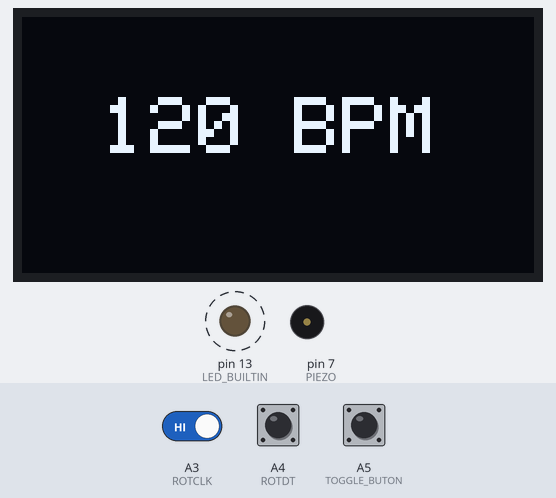
Recording of a sketch running on a simulated Arduino Uno, built with avr-gcc and run on an emulated ATmega328P. Parts: 128×64 one-colour display, output pins drawn as LEDs (lit = HIGH), buzzer (waves = sounding). Dashed ring = blinking. Inputs (shaded band) come from the test bench; at power-on: A3 (ROTCLK) HIGH, A5 (TOGGLE_BUTON) LOW, A4 (ROTDT) HIGH. MIDI output is not drawn; pins used as bus, display or sensor lines are not drawn.

Above: at 1.2 s.
1.3 s: A3 (ROTCLK) driven LOW
At 1.61 s:
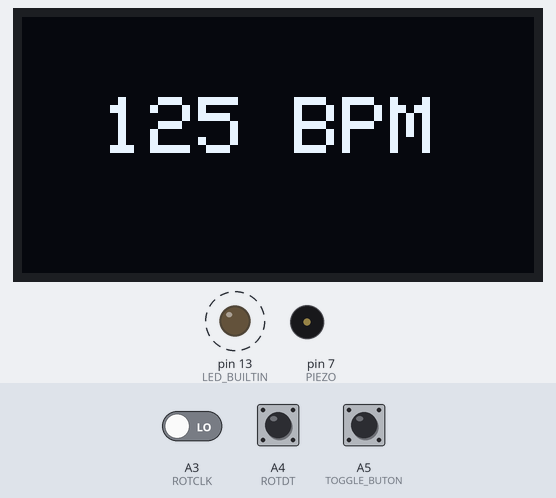
3.3 s: A5 (TOGGLE_BUTON) pulled HIGH for 0.15 s
At 4.6 s:
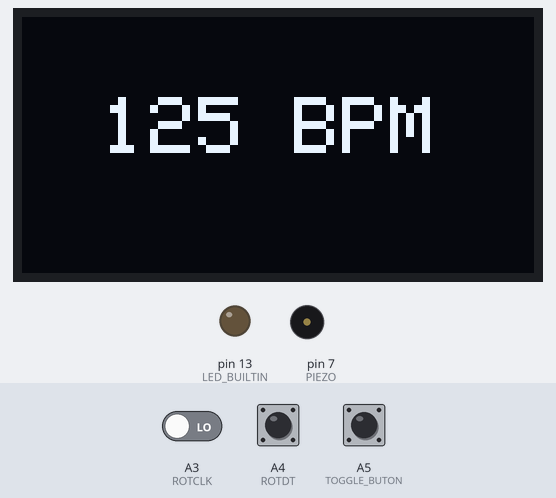
4.9 s: A5 (TOGGLE_BUTON) pulled HIGH for 1 s
At 6.22 s:
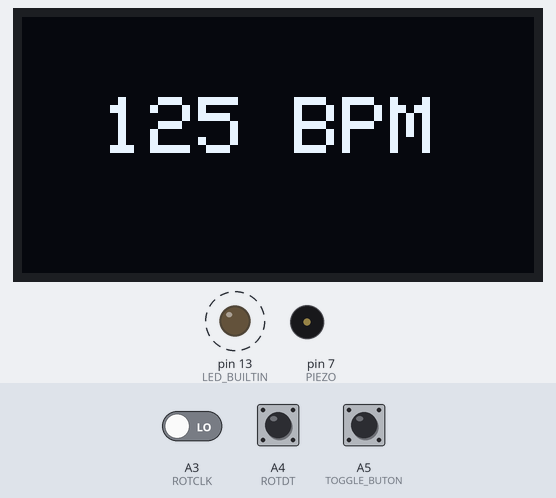
Timing chart, 0 to 12.5 s (numbered marks = the images above; inputs shaded):
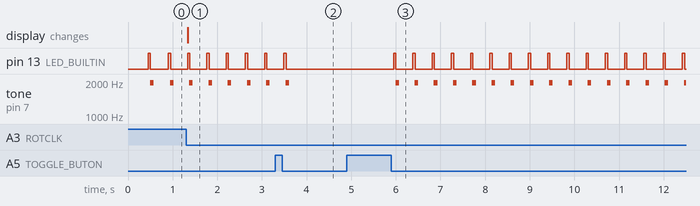

The sketch:

metronome.ino
```cpp
#include <SPI.h>
#include <Wire.h>
#include <Adafruit_GFX.h>
#include <Adafruit_SSD1306.h>
#include <MIDI.h>
#define SCREEN_WIDTH 128 // OLED display width, in pixels
#define SCREEN_HEIGHT 64 // OLED display height, in pixels.
#define OLED_RESET     -1 // Reset pin # (or -1 if sharing Arduino reset pin)
#define SCREEN_ADDRESS 0x3D ///< See datasheet for Address; 0x3D for 128x64, 0x3C for 128x32
Adafruit_SSD1306 display(SCREEN_WIDTH, SCREEN_HEIGHT, &Wire, OLED_RESET);


//BUTTON DECLARATION
#define ROTDT  A4
#define ROTCLK A3
#define TOGGLE_BUTON A5

unsigned long TimeOfLastDebounce = 0;
unsigned int DelayofDebounce = 0.1;

unsigned long lastDebounceTimeToggle = 0;  // the last time the output pin was toggled
unsigned long debounceDelayToggle = 50;    // the debounce time; increase if the output flickers


// Store previous Pins state
int PreviousCLK;
int PreviousDATA;

int buttonStateToggle;             // the current reading from the input pin
int lastButtonStateToggle = LOW;

#define PIEZO 7
unsigned long lastwait = 0;
unsigned long wait = 0;
int bpm = 120;
bool activate = true;


//MIDI
MIDI_CREATE_DEFAULT_INSTANCE();
void setup() {

  //Serial.begin(9600);
  MIDI.begin(MIDI_CHANNEL_OFF);

  pinMode(PIEZO,OUTPUT);
  pinMode(LED_BUILTIN, OUTPUT);
  PreviousCLK=digitalRead(ROTCLK);
  PreviousDATA=digitalRead(ROTDT);
  pinMode(TOGGLE_BUTON, INPUT);

  if(!display.begin(SSD1306_SWITCHCAPVCC, SCREEN_ADDRESS)) {
    // Serial.println(F("SSD1306 allocation failed"));
    for(;;); // Don't proceed, loop forever
  }
  // Clear the buffer
  display.clearDisplay();

  testdrawstyles(bpm);    // Draw 'stylized' characters
  // delay(1000);
}

void loop() {

  if ((millis() - TimeOfLastDebounce) > DelayofDebounce) {
    check_rotary();
    PreviousCLK=digitalRead(ROTCLK);
    PreviousDATA=digitalRead(ROTDT);
    TimeOfLastDebounce=millis();
  }

  int readingToggle = digitalRead(TOGGLE_BUTON);
  if (readingToggle != lastButtonStateToggle) {
    lastDebounceTimeToggle = millis();
  }

  if ((millis() - lastDebounceTimeToggle) > debounceDelayToggle) {
    if (readingToggle != buttonStateToggle) {
      buttonStateToggle = readingToggle;

      // only toggle the LED if the new button state is HIGH
      if (buttonStateToggle == LOW) {
          activate = !activate;
      }
    }
  }
  lastButtonStateToggle = readingToggle;

  wait = 60000/bpm;
  wait = wait-50;
  if(activate){
    if(millis()-lastwait>wait){
      MIDI.sendClock();
      toneGenerate();
    }
  }
}

void toneGenerate(){
  lastwait = millis();
  digitalWrite(LED_BUILTIN,HIGH);
  piezoTone(2000,50);
  digitalWrite(LED_BUILTIN,LOW);
}
void testdrawstyles(int ctnr) {
  display.clearDisplay();
  display.setTextSize(2);             // Draw 2X-scale text
  display.setTextColor(SSD1306_WHITE);
  display.setCursor(20,20);
  display.print(ctnr);
  display.println( " BPM");
  display.display();
  delay(1);
}

void check_rotary() {
  if ((PreviousCLK == 0) && (PreviousDATA == 1)) {
    if ((digitalRead(ROTCLK) == 1) && (digitalRead(ROTDT) == 0)) {
      bpm=bpm+5;
      testdrawstyles(bpm);
    }
    if ((digitalRead(ROTCLK) == 1) && (digitalRead(ROTDT) == 1)) {
      bpm=bpm-5;
      testdrawstyles(bpm);
    }
  }

  if ((PreviousCLK == 1) && (PreviousDATA == 1)) {
    if ((digitalRead(ROTCLK) == 0) && (digitalRead(ROTDT) == 1)) {
      bpm=bpm+5;
      testdrawstyles(bpm);
    }
    if ((digitalRead(ROTCLK) == 0) && (digitalRead(ROTDT) == 0)) {
      bpm=bpm-5;
      testdrawstyles(bpm);
    }
  }
}
void piezoTone(long freq, long duration){
  long aSecond = 1000000;
  long period = aSecond/freq;
  duration = duration*1000;
  duration = duration/period;
  for(long k = 0; k < duration; k++){
    digitalWrite(PIEZO,HIGH);
    delayMicroseconds(period/2);
    digitalWrite(PIEZO,LOW);
    delayMicroseconds(period/2);
  }
}
```

Measured:
- after the input at 1.3 s, the display: changes at once (image 1)
- after the input at 3.3 s, pin 13 (LED_BUILTIN): goes on until 3.5 s, then stays LOW; tone on pin 7 (PIEZO): goes on until 3.6 s, then stays silent
- after the input at 4.9 s, pin 13 (LED_BUILTIN): alternates HIGH for 0.05 s and LOW for 0.38 s, starting after 1.1 s; tone on pin 7 (PIEZO): alternates 1972 Hz for 0.08 s and silent for 0.35 s, starting after 1.1 s
- by itself, pin 13 (LED_BUILTIN): alternates HIGH for 0.05 s and LOW for 0.38 s
- by itself, tone on pin 7 (PIEZO): alternates 1972 Hz for 0.08 s and silent for 0.35 s
